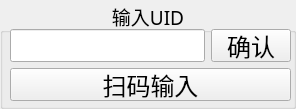
   <widget class="QGroupBox" name="groupBox">
    <property name="geometry">
     <rect>
      <x>1045</x>
      <y>345</y>
      <width>296</width>
      <height>109</height>
     </rect>
    </property>
    <property name="font">
     <font>
      <family>幼圆</family>
      <pointsize>14</pointsize>
      <weight>50</weight>
      <bold>false</bold>
     </font>
    </property>
    <property name="title">
     <string>输入UID</string>
    </property>
    <property name="alignment">
     <set>Qt::AlignCenter</set>
    </property>
    <widget class="QWidget" name="layoutWidget">
     <property name="geometry">
      <rect>
       <x>10</x>
       <y>29</y>
       <width>281</width>
       <height>72</height>
      </rect>
     </property>
     <layout class="QGridLayout" name="gridLayout_23">
      <item row="0" column="0">
       <widget class="QLineEdit" name="lineEdit_inputUid">
        <property name="font">
         <font>
          <family>幼圆</family>
          <pointsize>16</pointsize>
          <weight>50</weight>
          <bold>false</bold>
         </font>
        </property>
        <property name="text">
         <string/>
        </property>
       </widget>
      </item>
      <item row="0" column="1">
       <widget class="QPushButton" name="pushBtn_confirmUidInput">
        <property name="sizePolicy">
         <sizepolicy hsizetype="Minimum" vsizetype="Fixed">
          <horstretch>0</horstretch>
          <verstretch>0</verstretch>
         </sizepolicy>
        </property>
        <property name="font">
         <font>
          <family>幼圆</family>
          <pointsize>18</pointsize>
          <weight>50</weight>
          <italic>false</italic>
          <bold>false</bold>
         </font>
        </property>
        <property name="text">
         <string>确认</string>
        </property>
       </widget>
      </item>
      <item row="1" column="0" colspan="2">
       <widget class="QPushButton" name="pushBtn_scanCodeInput">
        <property name="font">
         <font>
          <family>幼圆</family>
          <pointsize>18</pointsize>
          <weight>50</weight>
          <italic>false</italic>
          <bold>false</bold>
         </font>
        </property>
        <property name="text">
         <string>扫码输入</string>
        </property>
       </widget>
      </item>
     </layout>
    </widget>
   </widget>
